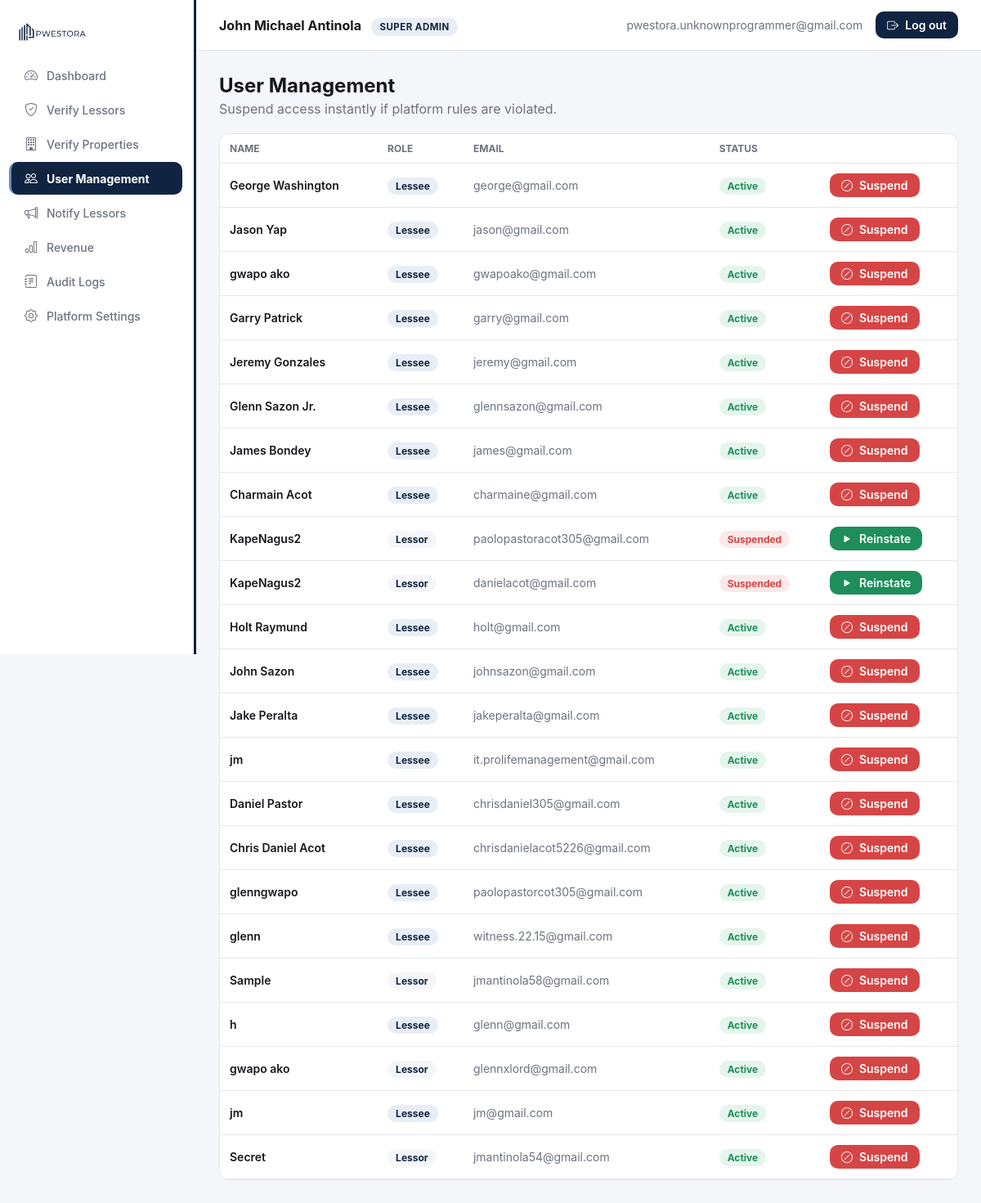
The app's page /dashboard.php?page=users (signed in), older data.
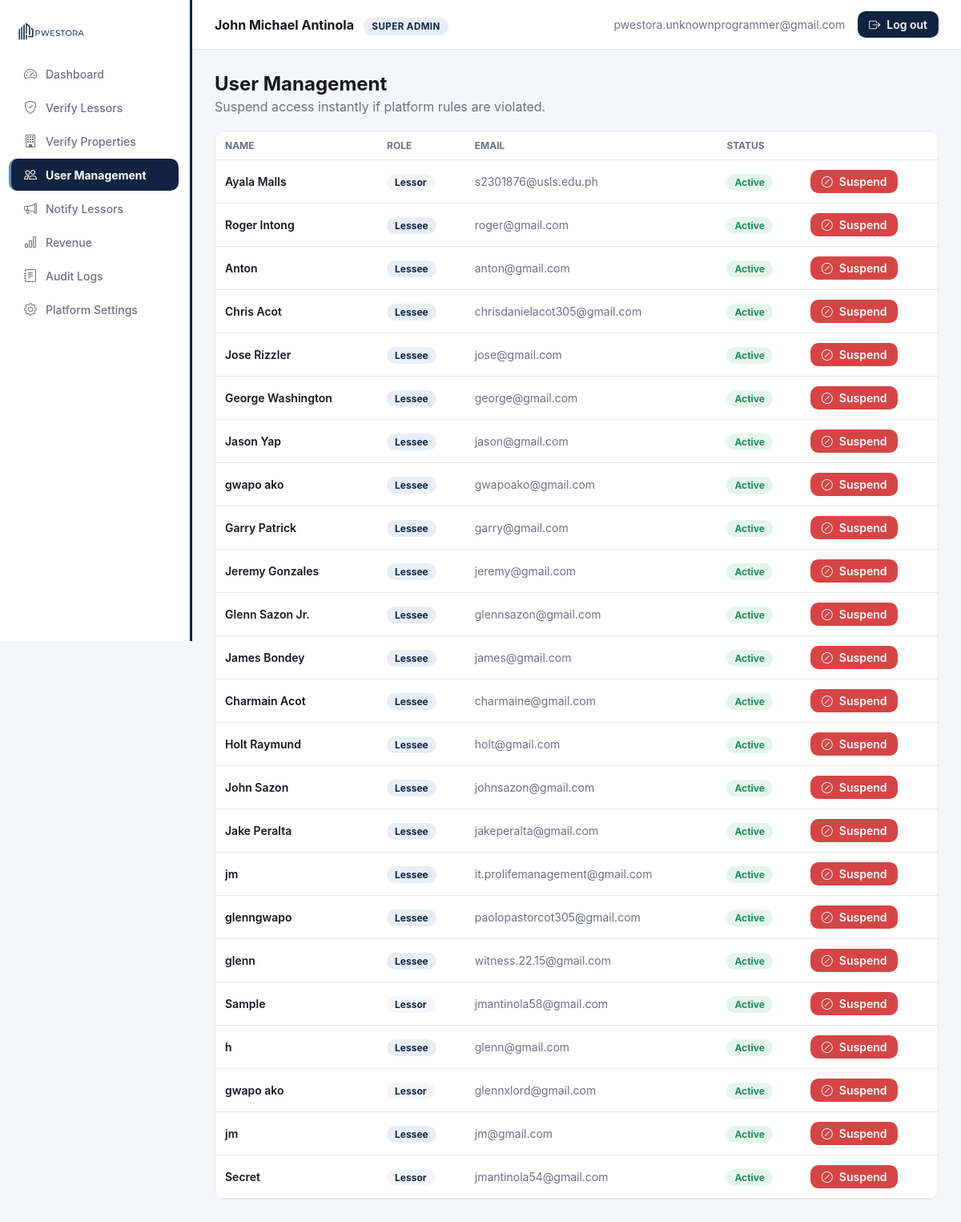
The same page, newer data.
### tables this page shows
CREATE TABLE `users` (
  `id` int(11) NOT NULL,
  `role` enum('lessor','superadmin','lessee') NOT NULL DEFAULT 'lessor',
  `status` enum('pending','active','suspended') NOT NULL DEFAULT 'pending',
  `company_name` varchar(150) DEFAULT NULL,
  `full_name` varchar(150) NOT NULL,
  `email` varchar(150) NOT NULL,
  `phone` varchar(30) DEFAULT NULL,
  `password_hash` varchar(255) NOT NULL,
  `api_token` varchar(64) DEFAULT NULL,
  `otp_code` varchar(6) DEFAULT NULL,
  `otp_expires_at` datetime DEFAULT NULL,
  `created_at` datetime NOT NULL DEFAULT current_timestamp(),
  `updated_at` datetime NOT NULL DEFAULT current_timestamp() ON UPDATE current_timestamp()
);

### public_html/includes/sidebar_nav.php (called while the page is built)
<?php
$NAV_BY_ROLE = [
    'lessor' => [
        ['id' => 'overview',      'label' => 'Dashboard',          'icon' => 'bi-speedometer2'],
        ['id' => 'listings',      'label' => 'My Properties',      'icon' => 'bi-building'],
        ['id' => 'applications',  'label' => 'Applications',       'icon' => 'bi-clipboard-check'],
        ['id' => 'tenants',       'label' => 'Tenants',            'icon' => 'bi-people'],
        ['id' => 'installments',  'label' => 'Installments',       'icon' => 'bi-wallet2'],
        ['id' => 'deposits',      'label' => 'Security Deposits',  'icon' => 'bi-shield-check'],
        ['id' => 'payments',      'label' => 'Rent Payments',      'icon' => 'bi-cash-coin'],
        ['id' => 'maintenance',   'label' => 'Maintenance',        'icon' => 'bi-tools'],
        ['id' => 'messages',      'label' => 'Messages',           'icon' => 'bi-chat-dots'],
        ['id' => 'violations',    'label' => 'Violations',         'icon' => 'bi-exclamation-triangle'],
        ['id' => 'analytics',     'label' => 'Analytics',          'icon' => 'bi-bar-chart'],
    ],
    'superadmin' => [
        ['id' => 'overview',    'label' => 'Dashboard',        'icon' => 'bi-speedometer2'],
        ['id' => 'lessors',     'label' => 'Verify Lessors',   'icon' => 'bi-shield-check'],
        ['id' => 'properties',  'label' => 'Verify Properties','icon' => 'bi-building'],
        ['id' => 'users',       'label' => 'User Management',  'icon' => 'bi-people'],
        ['id' => 'notify',      'label' => 'Notify Lessors',   'icon' => 'bi-megaphone'],
        ['id' => 'revenue',     'label' => 'Revenue',          'icon' => 'bi-bar-chart'],
        ['id' => 'audit',       'label' => 'Audit Logs',       'icon' => 'bi-journal-text'],
        ['id' => 'settings',    'label' => 'Platform Settings','icon' => 'bi-gear'],
    ],
];

### public_html/includes/auth.php (called while the page is built, shortened)
<?php
function current_user(): ?array {
    return $_SESSION['user'] ?? null;
}

### public_html/modules/users.php (the view, shortened to what this page needs)
<?php
$users = $pdo->query(
    "SELECT * FROM users WHERE role IN ('lessor', 'lessee') ORDER BY created_at DESC"
)->fetchAll();
?>
<h2 style="margin:0 0 4px;">User Management</h2>
<p style="color:var(--ink-500); margin:0 0 20px;">Suspend access instantly if platform rules are violated.</p>
<div class="card" style="padding:0; overflow:hidden;">
  <div class="table-scroll">
  <table>
    <thead><tr><th>Name</th><th>Role</th><th>Email</th><th>Status</th><th></th></tr></thead>
    <tbody>
      <?php if (!$users): ?>
        <tr><td colspan="5" style="text-align:center; color:var(--ink-500);">No users yet.</td></tr>
      <?php else: foreach ($users as $u): ?>
        <tr>
          <td style="font-weight:600;"><?= htmlspecialchars($u['role'] === 'lessor' ? $u['company_name'] : $u['full_name']) ?></td>
          <td>
            <?php if ($u['role'] === 'lessor'): ?>
              <span class="badge" style="background:var(--bg); color:var(--primary);">Lessor</span>
            <?php else: ?>
              <span class="badge" style="background:var(--accent-soft); color:var(--primary);">Lessee</span>
            <?php endif; ?>
          </td>
          <td style="color:var(--ink-500);"><?= htmlspecialchars($u['email']) ?></td>
          <td>
            <?php if ($u['status'] === 'active'): ?>
              <span class="badge badge-active">Active</span>
            <?php elseif ($u['status'] === 'pending'): ?>
              <span class="badge badge-pending">Pending</span>
            <?php else: ?>
              <span class="badge badge-suspended">Suspended</span>
            <?php endif; ?>
          </td>
          <td>
            <form method="POST" style="display:inline;">
              <?php if ($u['status'] === 'suspended'): ?>
                <button class="btn" style="background:var(--success); color:#fff; padding:6px 14px;" type="submit">
                  <i class="bi bi-play-fill"></i> Reinstate
                </button>
              <?php else: ?>
                <button class="btn" style="background:var(--error); color:#fff; padding:6px 14px;" type="submit">
                  <i class="bi bi-slash-circle"></i> Suspend
                </button>
              <?php endif; ?>
            </form>
          </td>
        </tr>
      <?php endforeach; endif; ?>
    </tbody>
  </table>
  </div>
</div>

### public_html/includes/header.php (shortened to what this page needs)
<?php
require_once __DIR__ . '/sidebar_nav.php';
$nav = $NAV_BY_ROLE[$user['role']] ?? [];
$roleLabel = $user['role'] === 'superadmin' ? 'Super Admin' : 'Admin (Lessor)';
?>
<!DOCTYPE html>
<html lang="en">
<head>
<link rel="stylesheet" href="/assets/css/style.css?v=12">
<link rel="stylesheet" href="https://cdn.jsdelivr.net/npm/bootstrap-icons@1.11.3/font/bootstrap-icons.css">
</head>
<body>
<div class="app-shell">
  <aside class="sidebar" id="sidebar">
    <div class="brand"><img src="/assets/img/logo-web.png?v=2" alt="Pwestora"></div>
    <nav>
      <?php foreach ($nav as $item): ?>
        <a class="nav-item <?= $page === $item['id'] ? 'active' : '' ?>"
           href="/dashboard.php?page=<?= $item['id'] ?>">
          <i class="bi <?= $item['icon'] ?>"></i> <span><?= $item['label'] ?></span>
        </a>
      <?php endforeach; ?>
    </nav>
  </aside>
  <div class="main">
    <div class="topbar">
      <div class="who">
        <div style="min-width:0;">
          <strong><?= htmlspecialchars($user['company'] ?: $user['name']) ?></strong>
          <span class="role-pill" style="margin-left:8px;"><?= $roleLabel ?></span>
        </div>
      </div>
      <div class="right">
        <span class="email-full"><?= htmlspecialchars($user['email']) ?></span>
        <a href="/logout.php" class="btn btn-primary" style="padding:8px 14px;">
          <i class="bi bi-box-arrow-right"></i> <span class="d-none-mobile">Log out</span>
        </a>
      </div>
    </div>
    <div class="content">

### public_html/dashboard.php (shortened to what this page needs)
<?php
require_once __DIR__ . '/includes/auth.php';
$user = current_user();
$page = preg_replace('/[^a-z_]/', '', $_GET['page'] ?? 'overview');
$moduleFile = ($page === 'overview')
    ? __DIR__ . "/modules/overview_{$user['role']}.php"
    : __DIR__ . "/modules/{$page}.php";
require __DIR__ . '/includes/header.php';
if (file_exists($moduleFile)) {
    require $moduleFile;
} else {
    echo '<div class="placeholder-note"><i class="bi bi-cone-striped" style="font-size:24px;"></i>
          <p>This module (' . htmlspecialchars($page) . ') hasn\'t been built yet — coming in the next phase.</p></div>';
}
require __DIR__ . '/includes/footer.php';

### public_html/includes/footer.php
    </div>
  </div>
</div>
</body>
</html>

### public_html/assets/css/style.css (style rules this page uses)
:root { --primary: #102340; --primary-light: #264875; --accent: #678EBC; --accent-soft: #E7EEF6; --tint: #CCD8E4; --steel: #888F96; --success: #1E8E5A; --success-soft: #E5F5EC; --warning: #E8A33D; --warning-soft: #FCF1E0; --error: #D64545; --error-soft: #FBE9E9; --ink-900: #16181D; --ink-500: #6B7280; --ink-300: #9AA6B5; --border: #E4E7EC; --surface: #FFFFFF; --bg: #F4F6F9; --radius: 12px; --sidebar-w: 240px; }
* { box-sizing: border-box; }
html { -webkit-text-size-adjust: 100%; }
body { margin: 0; font-family: -apple-system, "Segoe UI", Roboto, Helvetica, Arial, sans-serif; background: var(--bg); color: var(--ink-900); -webkit-font-smoothing: antialiased; }
a { text-decoration: none; color: inherit; }
img { max-width: 100%; display: block; }
.btn { display: inline-flex; align-items: center; justify-content: center; gap: 8px; padding: 12px 18px; border-radius: 10px; border: none; font-weight: 600; font-size: 14px; cursor: pointer; font-family: inherit; transition: background .15s, transform .05s; }
.btn-primary { background: var(--primary); color: #fff; width: 100%; }
.app-shell { display: flex; min-height: 100vh; }
.sidebar { width: var(--sidebar-w); background: var(--surface); color: var(--ink-900); padding: 20px 14px; flex-shrink: 0; position: sticky; top: 0; height: 100vh; overflow-y: auto; transition: transform .25s ease; border-right: 3px solid var(--primary); z-index: 40; }
.sidebar .brand { padding: 6px 8px 22px; }
.sidebar .brand img { height: 24px; width: auto; display: block; }
.nav-item { display: flex; align-items: center; gap: 10px; padding: 10px 12px 10px 15px; border-radius: 10px; font-size: 14px; font-weight: 500; color: var(--ink-500); margin-bottom: 2px; border-left: 3px solid transparent; margin-left: -3px; }
.nav-item.active { background: var(--primary); color: #fff; font-weight: 700; border-left: 3px solid var(--accent); }
.nav-item i { font-size: 16px; width: 18px; text-align: center; }
.main { flex: 1; min-width: 0; }
.topbar { display: flex; align-items: center; justify-content: space-between; padding: 14px 28px; background: var(--surface); border-bottom: 1px solid var(--border); position: sticky; top: 0; z-index: 30; gap: 12px; }
.topbar .who { display: flex; align-items: center; gap: 10px; min-width: 0; }
.topbar .who strong { white-space: nowrap; overflow: hidden; text-overflow: ellipsis; }
.topbar .role-pill { background: var(--accent-soft); color: var(--primary); font-size: 11.5px; font-weight: 700; padding: 4px 10px; border-radius: 999px; text-transform: uppercase; letter-spacing: .04em; white-space: nowrap; }
.topbar .right { display: flex; align-items: center; gap: 16px; flex-shrink: 0; }
.topbar .email-full { color: var(--ink-500); font-size: 14px; }
.content { padding: 28px; max-width: 1280px; }
.card { background: var(--surface); border: 1px solid var(--border); border-radius: var(--radius); padding: 20px; margin-bottom: 20px; }
.table-scroll { width: 100%; overflow-x: auto; -webkit-overflow-scrolling: touch; }
table { width: 100%; border-collapse: collapse; font-size: 14px; min-width: 560px; }
th { text-align: left; color: var(--ink-500); font-size: 12px; text-transform: uppercase; padding: 10px 12px; border-bottom: 1px solid var(--border); white-space: nowrap; }
td { padding: 12px; border-bottom: 1px solid var(--border); }
.badge { padding: 3px 10px; border-radius: 999px; font-size: 12px; font-weight: 700; white-space: nowrap; }
.badge-approved, .badge-active, .badge-verified { background: var(--success-soft); color: var(--success); }
.badge-rejected, .badge-suspended { background: var(--error-soft); color: var(--error); }

Row changes from the older to the newer data that the page shows:
removed users: company_name "KapeNagus2", role "Lessor", email "paolopastoracot305@gmail.com", status "Suspended"
removed users: company_name "KapeNagus2", role "Lessor", email "danielacot@gmail.com", status "Suspended"
removed users: full_name "Daniel Pastor", role "Lessee", email "chrisdaniel305@gmail.com", status "Active"
removed users: full_name "Chris Daniel Acot", role "Lessee", email "chrisdanielacot5226@gmail.com", status "Active"
added users: company_name "Ayala Malls", role "Lessor", email "s2301876@usls.edu.ph", status "Active"
added users: full_name "Roger Intong", role "Lessee", email "roger@gmail.com", status "Active"
added users: full_name "Anton", role "Lessee", email "anton@gmail.com", status "Active"
added users: full_name "Chris Acot", role "Lessee", email "chrisdanielacot305@gmail.com", status "Active"
added users: full_name "Jose Rizzler", role "Lessee", email "jose@gmail.com", status "Active"
